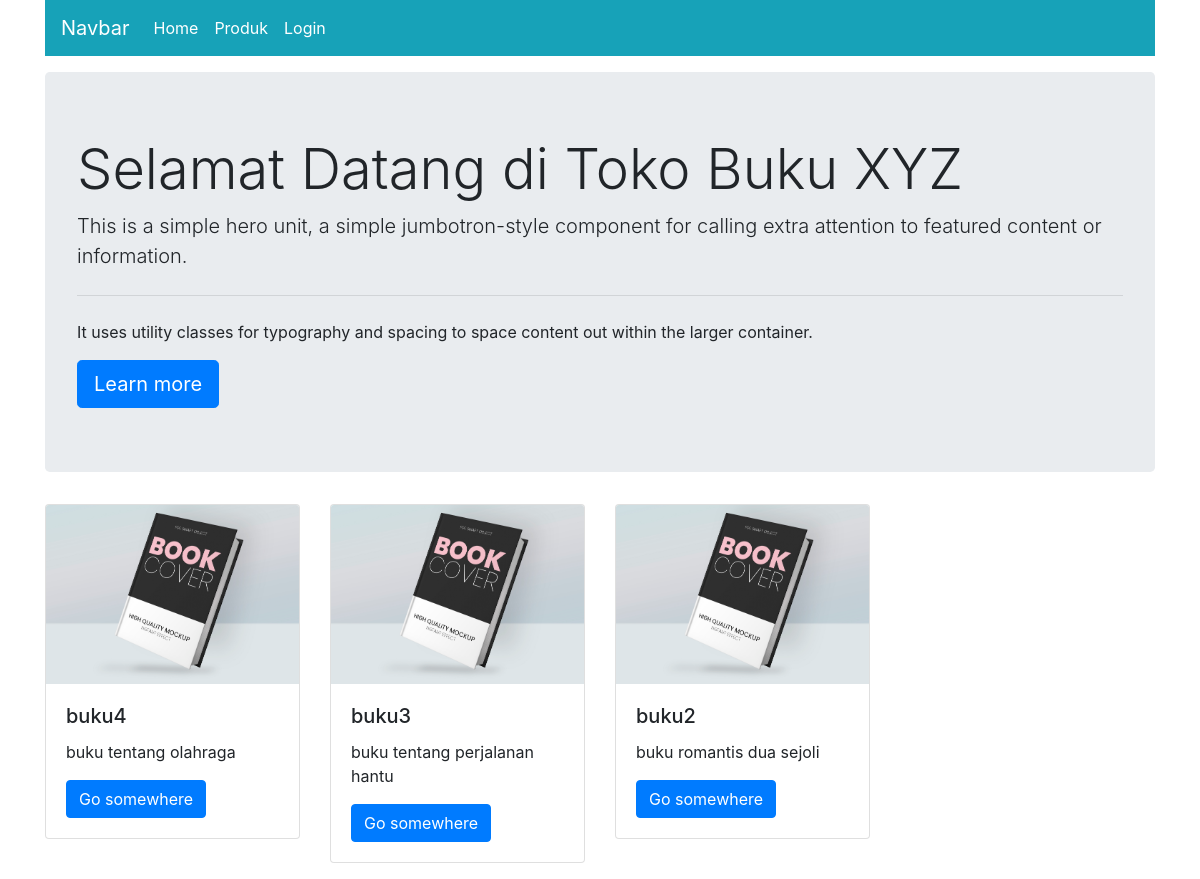
The page / on the database its author committed.
### tables this page shows
CREATE TABLE `produk` (
  `id_produk` int(5) NOT NULL,
  `id_kp` int(2) NOT NULL,
  `nama_produk` varchar(50) NOT NULL,
  `harga` int(6) NOT NULL,
  `berat` float(4,2) NOT NULL,
  `detail` text NOT NULL,
  `gambar` varchar(200) NOT NULL,
  `status` enum('on','off') NOT NULL
);

### index.php (the view, shortened to what this page needs)
<?php include "header.php" ?>
<div class="container">
	<div class="jumbotron">
	  <h1 class="display-4">Selamat Datang di Toko Buku XYZ</h1>
	  	<p class="lead">This is a simple hero unit, a simple jumbotron-style component for calling extra attention to featured content or information.</p>
	  	<hr class="my-4">
	  	<p>It uses utility classes for typography and spacing to space content out within the larger container.</p>
	  	<a class="btn btn-primary btn-lg" href="#" role="button">Learn more</a>
	</div>
<div class="row">
	<?php
  			$sql="select * from produk order by id_produk desc limit 4";
  			$data=$dbh->query($sql);
  			foreach ($data as $field) {
  		?>
  	<div class="col-sm-4 col-md-3 mb-3">
		<div class="card" >
		  <img src="gambar/<?php echo $field['gambar'] ?>" alt="" class="card-img-top">
		  	<div class="card-body">
		    <h5 class="card-title"><?php echo $field['nama_produk'] ?></h5>
		    <p class="card-text"><?php echo $field['detail'] ?></p>
		    <a href="#" class="btn btn-primary">Go somewhere</a>
	  		</div>
		</div>
	</div>
	<?php } ?>
</div>
</div>
<?php
  include "footer.php";
?>

### rows shown on the page
produk: gambar (picture), nama_produk "buku4", detail "buku tentang olahraga"
produk: gambar (picture), nama_produk "buku3", detail "buku tentang perjalanan hantu"
produk: gambar (picture), nama_produk "buku2", detail "buku romantis dua sejoli"
